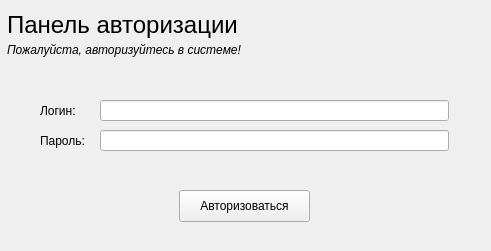
<?xml version="1.0" encoding="UTF-8"?>
<ui version="4.0">
 <class>Widget</class>
 <widget class="QWidget" name="Widget">
  <property name="geometry">
   <rect>
    <x>0</x>
    <y>0</y>
    <width>491</width>
    <height>251</height>
   </rect>
  </property>
  <property name="windowTitle">
   <string>Авторизация</string>
  </property>
  <widget class="QLabel" name="label_2">
   <property name="geometry">
    <rect>
     <x>7</x>
     <y>39</y>
     <width>471</width>
     <height>21</height>
    </rect>
   </property>
   <property name="font">
    <font>
     <italic>true</italic>
    </font>
   </property>
   <property name="text">
    <string>Пожалуйста, авторизуйтесь в системе!</string>
   </property>
  </widget>
  <widget class="QLabel" name="label">
   <property name="geometry">
    <rect>
     <x>7</x>
     <y>9</y>
     <width>471</width>
     <height>31</height>
    </rect>
   </property>
   <property name="font">
    <font>
     <pointsize>18</pointsize>
    </font>
   </property>
   <property name="text">
    <string>Панель авторизации</string>
   </property>
  </widget>
  <widget class="QLineEdit" name="login">
   <property name="geometry">
    <rect>
     <x>100</x>
     <y>100</y>
     <width>349</width>
     <height>21</height>
    </rect>
   </property>
  </widget>
  <widget class="QLabel" name="label_3">
   <property name="geometry">
    <rect>
     <x>40</x>
     <y>100</y>
     <width>50</width>
     <height>21</height>
    </rect>
   </property>
   <property name="text">
    <string>Логин:</string>
   </property>
  </widget>
  <widget class="QLineEdit" name="password">
   <property name="geometry">
    <rect>
     <x>100</x>
     <y>130</y>
     <width>349</width>
     <height>21</height>
    </rect>
   </property>
  </widget>
  <widget class="QLabel" name="label_4">
   <property name="geometry">
    <rect>
     <x>40</x>
     <y>130</y>
     <width>50</width>
     <height>21</height>
    </rect>
   </property>
   <property name="text">
    <string>Пароль:</string>
   </property>
  </widget>
  <widget class="QPushButton" name="auth">
   <property name="geometry">
    <rect>
     <x>179</x>
     <y>190</y>
     <width>131</width>
     <height>32</height>
    </rect>
   </property>
   <property name="text">
    <string>Авторизоваться</string>
   </property>
  </widget>
 </widget>
 <resources/>
 <connections/>
</ui>
